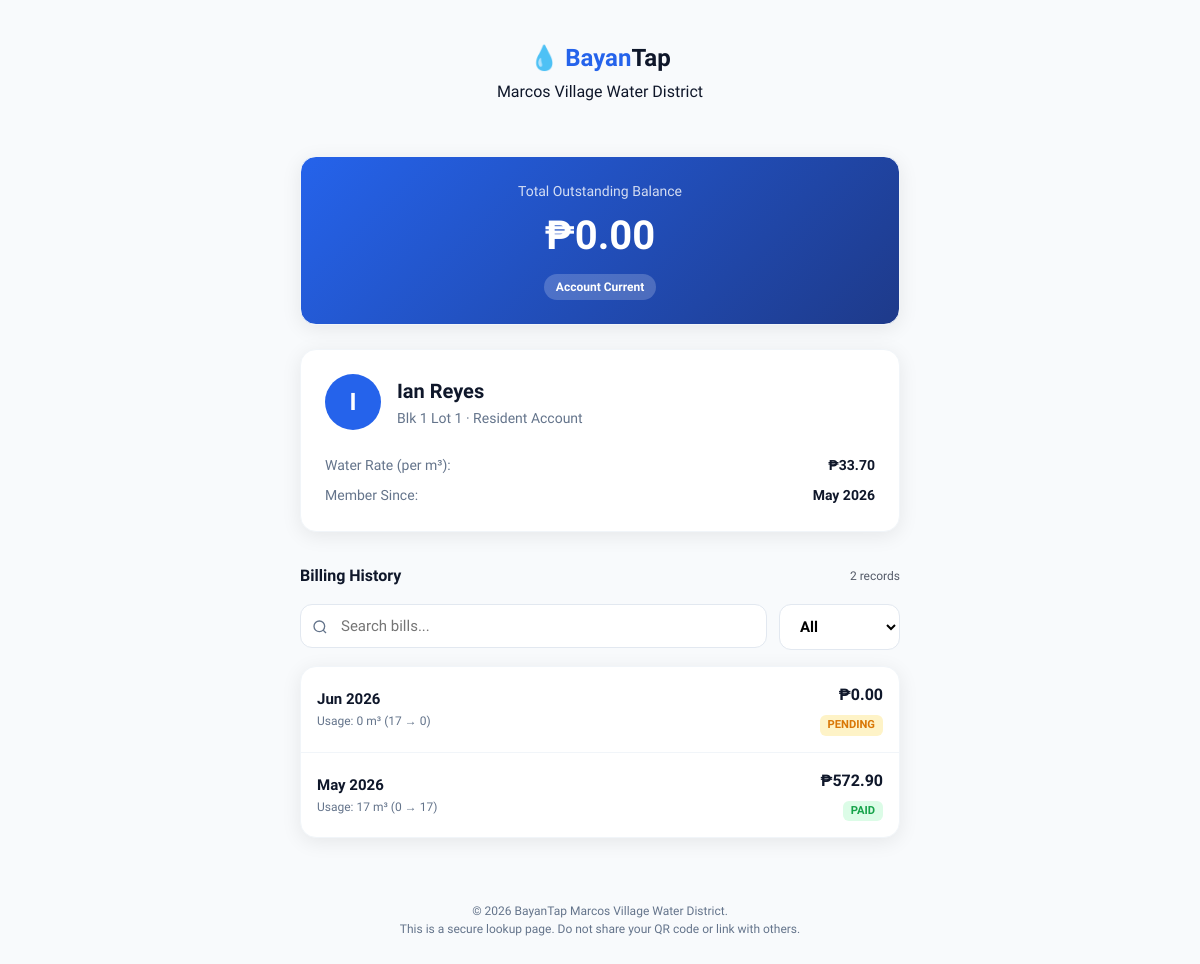
/portal.php?token=01995111ff125df550195b9dbde1ab18, run on the app's committed database.
### tables this page shows
CREATE TABLE `residents` (
  `id` int(11) NOT NULL,
  `household_id` varchar(20) DEFAULT NULL,
  `block_no` varchar(20) NOT NULL,
  `lot_no` varchar(20) NOT NULL,
  `full_name` varchar(100) NOT NULL,
  `initial_meter` int(11) DEFAULT 0,
  `monthly_rate` decimal(10,2) DEFAULT 0.00,
  `contact_number` varchar(30) DEFAULT NULL,
  `email` varchar(255) DEFAULT NULL,
  `status` enum('paid','unpaid','pending','started') DEFAULT 'unpaid',
  `access_token` varchar(64) DEFAULT NULL,
  `created_at` timestamp NOT NULL DEFAULT current_timestamp()
);

CREATE TABLE `billings` (
  `id` int(11) NOT NULL,
  `resident_id` int(11) NOT NULL,
  `billing_month` varchar(20) NOT NULL,
  `previous_reading` int(11) NOT NULL,
  `current_reading` int(11) NOT NULL,
  `usage_m3` int(11) NOT NULL,
  `amount_due` decimal(10,2) NOT NULL,
  `status` enum('paid','unpaid','pending','started') DEFAULT 'unpaid',
  `paid_date` datetime DEFAULT NULL,
  `receipt_no` varchar(50) DEFAULT NULL,
  `remarks` text DEFAULT NULL,
  `previous_reading_image` varchar(255) DEFAULT NULL,
  `current_reading_image` varchar(255) DEFAULT NULL
);

### portal.php (the view, shortened to what this page needs)
<?php
require_once 'db_connect.php';
$token = $_GET['token'] ?? '';
$stmt = $pdo->prepare("SELECT * FROM residents WHERE access_token = ?");
$stmt->execute([$token]);
$resident = $stmt->fetch(PDO::FETCH_ASSOC);
$resident_id = $resident['id'];
$stmt2 = $pdo->prepare("SELECT * FROM billings WHERE resident_id = ? ORDER BY id DESC");
$stmt2->execute([$resident_id]);
$billings = $stmt2->fetchAll(PDO::FETCH_ASSOC);
$unpaid_balance = 0;
foreach ($billings as $b) {
    if ($b['status'] !== 'paid') {
        $unpaid_balance += $b['amount_due'];
    }
}
?>
<!DOCTYPE html>
<html lang="en">
<head>
    <link rel="stylesheet" href="CSS/portal.css">
</head>
<body>
    <div class="container">
        <header>
            <div class="logo">💧 Bayan<span>Tap</span></div>
            <p>Marcos Village Water District</p>
        </header>
        <div class="card balance-card">
            <div class="b-label">Total Outstanding Balance</div>
            <div class="b-amount">₱<?= number_format($unpaid_balance, 2) ?></div>
            <div class="b-status"><?= $unpaid_balance > 0 ? 'Payment Required' : 'Account Current' ?></div>
        </div>
        <div class="card">
            <div class="profile-header">
                <div class="avatar"><?= mb_substr($resident['full_name'], 0, 1) ?></div>
                <div class="p-info">
                    <h1><?= htmlspecialchars($resident['full_name']) ?></h1>
                    <p><?= htmlspecialchars($resident['block_no'] . ' ' . $resident['lot_no']) ?> · Resident Account</p>
                </div>
            </div>
            <div style="font-size: 0.875rem; color: var(--gray-500); line-height: 1.6;">
                <div style="display:flex; justify-content:space-between; margin-bottom: 8px;">
                    <span>Water Rate (per m³):</span>
                    <span style="color: var(--gray-900); font-weight: 600;">₱33.70</span>
                </div>
                <div style="display:flex; justify-content:space-between;">
                    <span>Member Since:</span>
                    <span
                        style="color: var(--gray-900); font-weight: 600;"><?= date('M Y', strtotime($resident['created_at'])) ?></span>
                </div>
            </div>
        </div>
        <div class="section-title">
            <span>Billing History</span>
            <span style="font-size: 0.75rem; font-weight: 500; opacity: 0.7;"><?= count($billings) ?> records</span>
        </div>
        <div class="portal-controls">
            <div class="p-search-wrap">
                <input type="text" id="pSearch" class="p-search-input" placeholder="Search bills..." oninput="filterPortalHistory()">
            </div>
            <select id="pMonthFilter" class="p-filter-select" onchange="filterPortalHistory()">
                <option value="">All</option>
            </select>
        </div>
        <div class="card" style="padding: 0; overflow: hidden;">
            <div id="portalHistoryList">
            <?php foreach ($billings as $b): ?>
                <div class="bill-item"
                     data-month="<?= htmlspecialchars($b['billing_month']) ?>"
                     data-status="<?= htmlspecialchars($b['status']) ?>"
                     data-usage="<?= $b['usage_m3'] ?>"
                     data-amount="<?= $b['amount_due'] ?>">
                    <div class="bill-info">
                        <h4><?= htmlspecialchars($b['billing_month']) ?></h4>
                        <p>Usage: <?= $b['usage_m3'] ?> m³ (<?= $b['previous_reading'] ?> → <?= $b['current_reading'] ?>)
                        </p>
                    </div>
                    <div class="bill-meta">
                        <div class="bill-amount">₱<?= number_format($b['amount_due'], 2) ?></div>
                        <span class="status-badge status-<?= $b['status'] ?>"><?= strtoupper($b['status']) ?></span>
                    </div>
                </div>
            <?php endforeach; ?>
            </div>
        </div>
        <footer>
            <p>© 2026 BayanTap Marcos Village Water District.</p>
            <p>This is a secure lookup page. Do not share your QR code or link with others.</p>
        </footer>
    </div>
</body>
</html>

### CSS/portal.css (style rules this page uses)
:root { --blue: #2563eb; --blue-dark: #1d4ed8; --blue-light: #eff6ff; --green: #16a34a; --green-bg: #dcfce7; --red: #dc2626; --red-bg: #fee2e2; --amber: #d97706; --amber-bg: #fef3c7; --gray-50: #f8fafc; --gray-100: #f1f5f9; --gray-200: #e2e8f0; --gray-500: #64748b; --gray-900: #0f172a; --white: #ffffff; --shadow: 0 4px 20px rgba(0, 0, 0, 0.08); --radius: 16px; }
* { box-sizing: border-box; margin: 0; padding: 0; }
body { font-family: 'Plus Jakarta Sans', sans-serif; background: var(--gray-50); color: var(--gray-900); padding: 20px; line-height: 1.5; }
.container { max-width: 600px; margin: 0 auto; }
header { text-align: center; margin-bottom: 32px; padding: 20px 0; }
.logo { font-size: 24px; font-weight: 800; color: var(--blue); margin-bottom: 4px; }
.logo span { color: var(--gray-900); }
.card { background: var(--white); border-radius: var(--radius); padding: 24px; box-shadow: var(--shadow); margin-bottom: 24px; border: 1px solid var(--gray-100); }
.profile-header { display: flex; align-items: center; gap: 16px; margin-bottom: 24px; }
.avatar { width: 56px; height: 56px; background: var(--blue); color: white; border-radius: 50%; display: flex; align-items: center; justify-content: center; font-size: 24px; font-weight: 700; }
.p-info h1 { font-size: 1.25rem; font-weight: 800; margin-bottom: 2px; }
.p-info p { font-size: 0.875rem; color: var(--gray-500); }
.balance-card { background: linear-gradient(135deg, #2563eb 0%, #1e3a8a 100%); color: white; text-align: center; }
.b-label { font-size: 0.875rem; opacity: 0.8; margin-bottom: 4px; }
.b-amount { font-size: 2.5rem; font-weight: 800; margin-bottom: 8px; }
.b-status { display: inline-block; padding: 4px 12px; background: rgba(255, 255, 255, 0.2); border-radius: 20px; font-size: 0.75rem; font-weight: 600; }
.section-title { font-size: 1rem; font-weight: 700; margin: 32px 0 16px; display: flex; justify-content: space-between; align-items: center; }
.bill-item { display: flex; justify-content: space-between; align-items: center; padding: 16px; border-bottom: 1px solid var(--gray-100); }
.bill-item:last-child { border-bottom: none; }
.bill-info h4 { font-size: 0.9375rem; font-weight: 700; margin-bottom: 2px; }
.bill-info p { font-size: 0.75rem; color: var(--gray-500); }
.bill-meta { text-align: right; }
.bill-amount { font-weight: 700; font-size: 1rem; margin-bottom: 4px; }
.status-badge { display: inline-block; padding: 2px 8px; border-radius: 6px; font-size: 0.7rem; font-weight: 700; text-transform: uppercase; }
.status-paid { background: var(--green-bg); color: var(--green); }
.status-pending { background: var(--amber-bg); color: var(--amber); }
footer { text-align: center; padding: 40px 0; color: var(--gray-500); font-size: 0.75rem; }
.portal-controls { display: flex; gap: 12px; margin-bottom: 16px; }
.p-search-wrap { position: relative; flex: 1; }
.p-search-input { width: 100%; padding: 12px 12px 12px 40px; border-radius: 12px; border: 1.5px solid var(--gray-200); font-family: inherit; font-size: 0.9375rem; transition: all 0.2s; }
.p-filter-select { padding: 12px 16px; border-radius: 12px; border: 1.5px solid var(--gray-200); font-family: inherit; font-size: 0.9375rem; font-weight: 600; background: white; cursor: pointer; }

### data on the page
residents: full_name "I", full_name "Ian Reyes", block_no+lot_no "Blk 1 Lot 1", created_at "May 2026"
billings: billing_month "Jun 2026", usage_m3 "0", previous_reading "17", current_reading "0", amount_due "0.00", status "PENDING"
billings: billing_month "May 2026", usage_m3 "17", previous_reading "0", current_reading "17", amount_due "572.90", status "PAID"

### other printed values
$unpaid_balance "0.00"
count($billings) "2"
